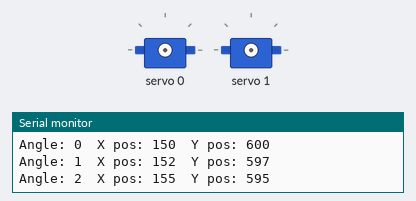
Simulated run of this sketch. Board: Arduino Uno, built with avr-gcc and run on an emulated ATmega328P. Shown: 2 × servo, the last lines printed to the serial monitor. At 6.7 s the program stops and its outputs stay as they are.

Above: at 0.1 s.
At 0.77 s:
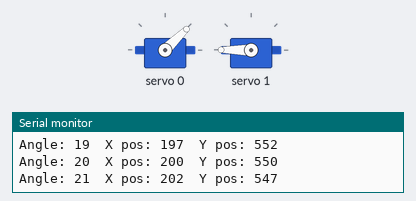
At 3.41 s:
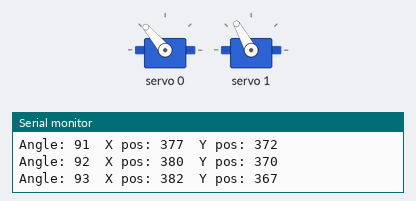
At 6.6 s:
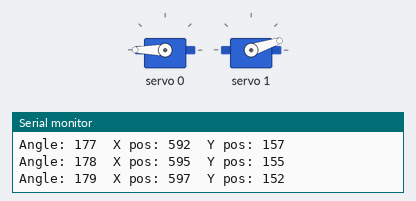
Timing chart, 0 to 8.1 s (numbered marks = the images above):
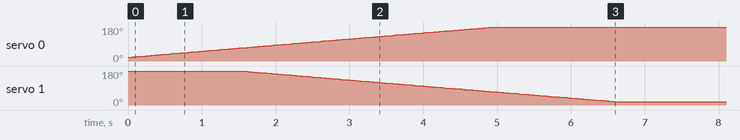

Measured:
- by itself, servo 0: moves from 19° to 180° over 4.9 s
- by itself, servo 1: moves from 180° to 18° over 5.0 s

The sketch:

PWM_Servo_control.ino
```cpp
#include <Wire.h>
#include <Adafruit_PWMServoDriver.h>

Adafruit_PWMServoDriver pwm = Adafruit_PWMServoDriver();

#define SERVO_X_CH 0
#define SERVO_Y_CH 1

#define SERVOMIN 150
#define SERVOMAX 600

void setup() {
  Serial.begin(9600);
  pwm.begin();
  pwm.setPWMFreq(50);  // 50Hz
  delay(10);
}

void loop() {
  for (int angle = 0; angle <= 180; angle++) {
    pwm.setPWM(SERVO_X_CH, 0, angleToPulse(angle));
    pwm.setPWM(SERVO_Y_CH, 0, angleToPulse(180 - angle));
    Serial.print("Angle: ");
    Serial.print(angle);
    Serial.print("  X pos: ");
    Serial.print(angleToPulse(angle));
    Serial.print("  Y pos: ");
    Serial.println(angleToPulse(180 - angle));
    delay(10);
  }

  while (true); // 루프 종료
}

int angleToPulse(int angle) {
  return map(angle, 0, 180, SERVOMIN, SERVOMAX);
}
```
